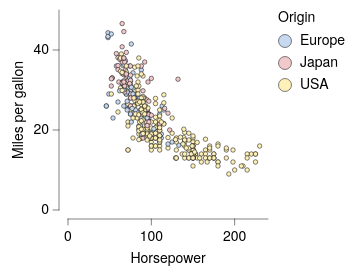

Specify this chart in Vega-Lite:
### Vega-Lite specification from a JSON file in a GitHub repository (floating-point values rounded to 4 significant figures; data arrays with more than 128 entries replaced by an {"elided": "..."} marker saying what was removed)
{"background": null, "config": {"arc": {"fill": "#DBDBDB", "fillOpacity": 1.0, "innerRadius": 25.0, "padAngle": 0.03, "stroke": "black", "strokeOpacity": 1, "strokeWidth": 0.25}, "area": {"fill": "#DBDBDB", "fillOpacity": 1.0, "stroke": "black", "strokeOpacity": 1, "strokeWidth": 0.25}, "axis": {"domain": true, "domainCap": "round", "domainColor": "black", "domainWidth": 0.25, "grid": false, "gridCap": "round", "gridColor": "#F1F1F1", "gridDash": [0, 0], "gridOpacity": 1.0, "gridWidth": 0.25, "labelColor": "black", "labelFont": "HelveticaNeue", "labelFontSize": 7, "labelFontStyle": "normal", "labelFontWeight": 400, "offset": 4.5, "ticks": true, "tickCap": "round", "tickColor": "black", "tickRound": false, "tickSize": 3, "tickWidth": 0.25, "titleColor": "black", "titleFont": "HelveticaNeue", "titleFontSize": 7, "titleFontStyle": "normal", "titleFontWeight": 400}, "axisX": {"domain": true, "labelAlign": "center", "labelAngle": 0, "labels": true, "ticks": true, "translate": 0}, "axisY": {"domain": true, "labelAlign": "right", "labelAngle": 0, "labels": true, "ticks": true, "translate": 0}, "axisRight": {"domain": true, "labelAlign": "left", "labelAngle": 0, "labels": true, "ticks": true, "translate": 0}, "axisTop": {"domain": true, "labelAlign": "center", "labelAngle": 0, "labels": true, "ticks": true, "translate": 0}, "axisBand": {"tickOffset": 0}, "bar": {"fill": "#DBDBDB", "fillOpacity": 1.0, "stroke": "black", "strokeOpacity": 1, "strokeWidth": 0.25}, "boxplot": {"size": 9.0, "ticks": {"cornerRadius": 0.25, "fill": "black", "size": 4.5, "thickness": 0.25}, "box": {"fillOpacity": 1.0, "stroke": "black", "strokeOpacity": 1, "strokeWidth": 0.25}, "median": {"fill": "black", "fillOpacity": 1.0, "size": 9.0, "thickness": 0.25}, "rule": {"fill": "black", "fillOpacity": 1.0, "size": 10.0, "stroke": "black", "strokeDash": [0, 0], "strokeOpacity": 1, "strokeWidth": 0.25}, "outliers": {"color": "black", "fill": "black", "fillOpacity": 1.0, "size": 0, "stroke": "black", "strokeOpacity": 1, "strokeWidth": 0.25}}, "circle": {"fill": "black", "fillOpacity": 1.0, "size": 0.5, "stroke": null, "strokeOpacity": 1, "strokeWidth": 0.25}, "errorband": {"band": {"fillOpacity": 0.6, "stroke": null, "strokeWidth": 0.25, "strokeOpacity": 1}, "borders": {"opacity": 0, "strokeOpacity": 0.25, "strokeWidth": 1}}, "errorbar": {"opacity": 1, "rule": {"strokeDash": [0, 0], "strokeWidth": 0.5}, "ticks": {"color": "black", "cornerRadius": 0.25, "opacity": 1, "size": 6.0, "thickness": 0.5}, "thickness": 0.5}, "font": "HelveticaNeue", "geoshape": {"fill": "#DBDBDB", "fillOpacity": 1.0, "stroke": "black", "strokeOpacity": 1, "strokeWidth": 0.25}, "header": {"labelColor": "black", "labelFont": "HelveticaNeue", "labelFontSize": 7, "labelFontStyle": "normal", "labelFontWeight": 400, "titleColor": "black", "titleFont": "HelveticaNeue", "titleFontSize": 7, "titleFontStyle": "normal", "titleFontWeight": 400, "titlePadding": 0}, "legend": {"disable": false, "offset": 4.5, "gradientLength": 50.0, "gradientThickness": 5.0, "gradientOpacity": 1.0, "gradientStrokeColor": "black", "gradientStrokeWidth": 0.25, "labelColor": "black", "labelFont": "HelveticaNeue", "labelFontSize": 7, "labelFontStyle": "normal", "labelFontWeight": 400, "strokeColor": "black", "strokeWidth": 0, "symbolSize": 42, "symbolStrokeColor": "black", "symbolStrokeWidth": 0.25, "titleColor": "black", "titleFont": "HelveticaNeue", "titleFontSize": 7, "titleFontStyle": "normal", "titleFontWeight": 400}, "line": {"color": "black", "stroke": "black", "strokeCap": "round", "strokeDash": [0, 0], "strokeOpacity": 1, "strokeWidth": 0.375}, "point": {"filled": true, "fill": "#DBDBDB", "fillOpacity": 1.0, "size": 5.0, "stroke": "black", "strokeOpacity": 1, "strokeWidth": 0.25}, "range": {"category": ["#C6D9F1", "#F1C9CB", "#FEF0B9", "#CEE37A", "#7AA8E0", "#E589A3", "#FDDD5D", "#68B961", "#4177B1", "#C35082", "#E5C227", "#438156"], "diverging": {"scheme": ["#C35082", "#CE6D94", "#D989A7", "#E2A4BA", "#EABFCE", "#F1DBE2", "#F6F6F6", "#D7E0EB", "#B9CBE0", "#9BB6D5", "#7DA1C9", "#5F8CBD", "#4177B1"]}, "heatmap": {"scheme": ["#DFE9F7", "#C6D9F1", "#ADC8EC", "#94B8E6", "#7AA8E0", "#6097DA", "#4D87CA", "#4177B1", "#386898", "#2F597F", "#264A69", "#1D3A58"]}, "ordinal": {"scheme": ["#F1F1F1", "#DBDBDB", "#C6C6C6", "#B2B2B2", "#9D9D9D", "#898989", "#767676", "#636363", "#515151", "#404040", "#2F2F2F", "#1F1F1F"]}, "ramp": {"scheme": ["#DFE9F7", "#C6D9F1", "#ADC8EC", "#94B8E6", "#7AA8E0", "#6097DA", "#4D87CA", "#4177B1", "#386898", "#2F597F", "#264A69", "#1D3A58"]}}, "rule": {"color": "black", "stroke": "black", "strokeCap": "round", "strokeDash": [2, 2], "strokeOpacity": 1, "strokeWidth": 0.25}, "scale": {"bandPaddingInner": 0.1, "bandPaddingOuter": 0.1, "round": false}, "rect": {"fill": "#DBDBDB", "fillOpacity": 1.0, "stroke": "black", "strokeOpacity": 1, "strokeWidth": 0.25}, "square": {"fill": "#DBDBDB", "fillOpacity": 1.0, "size": 10.0, "stroke": "black", "strokeOpacity": 1, "strokeWidth": 0.25}, "text": {"color": "black", "font": "HelveticaNeue", "fontSize": 7, "fontStyle": "normal", "fontWeight": 400}, "title": {"anchor": "middle", "frame": "group", "color": "black", "font": "HelveticaNeue", "fontSize": 7, "fontStyle": "normal", "fontWeight": 400, "subtitleColor": "black", "subtitleFont": "HelveticaNeue", "subtitleFontSize": "HelveticaNeue", "subtitleFontStyle": "normal", "subtitleFontWeight": 400}, "view": {"continuousWidth": 100, "continuousHeight": 100, "discreteWidth": 100, "discreteHeight": 100, "fill": null, "stroke": null, "strokeWidth": 0.25}}, "data": {"name": "data-7285c4e2e195e5a75737a34913199f5f"}, "mark": {"type": "point"}, "encoding": {"color": {"field": "Origin", "type": "nominal"}, "x": {"field": "Horsepower", "type": "quantitative"}, "y": {"field": "Miles_per_Gallon", "title": "Miles per gallon", "type": "quantitative"}}, "$schema": "https://vega.github.io/schema/vega-lite/v6.4.1.json", "datasets": {"data-7285c4e2e195e5a75737a34913199f5f": {"elided": "392 records"}}}
